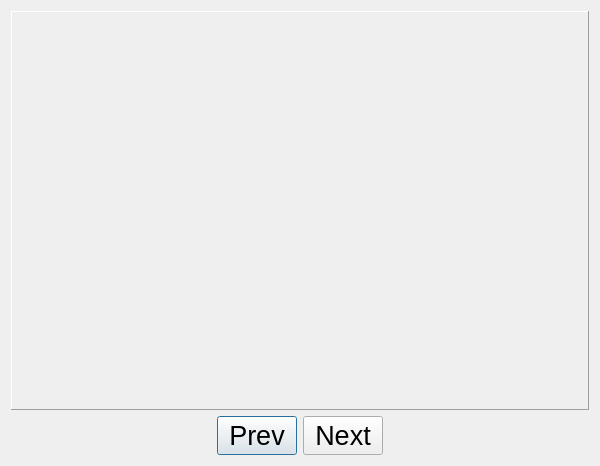
<?xml version="1.0" encoding="UTF-8"?>
<ui version="4.0">
 <class>ImageViewerDlgClass</class>
 <widget class="QDialog" name="ImageViewerDlgClass">
  <property name="geometry">
   <rect>
    <x>0</x>
    <y>0</y>
    <width>600</width>
    <height>466</height>
   </rect>
  </property>
  <property name="windowTitle">
   <string>ImageViewerDlg</string>
  </property>
  <layout class="QVBoxLayout" name="verticalLayout">
   <item>
    <widget class="QFrame" name="frame">
     <property name="sizePolicy">
      <sizepolicy hsizetype="Preferred" vsizetype="Expanding">
       <horstretch>0</horstretch>
       <verstretch>0</verstretch>
      </sizepolicy>
     </property>
     <property name="frameShape">
      <enum>QFrame::Panel</enum>
     </property>
     <property name="frameShadow">
      <enum>QFrame::Raised</enum>
     </property>
    </widget>
   </item>
   <item>
    <layout class="QHBoxLayout" name="horizontalLayout">
     <item>
      <spacer name="horizontalSpacer">
       <property name="orientation">
        <enum>Qt::Horizontal</enum>
       </property>
       <property name="sizeHint" stdset="0">
        <size>
         <width>40</width>
         <height>20</height>
        </size>
       </property>
      </spacer>
     </item>
     <item>
      <widget class="QPushButton" name="pushButtonPrev">
       <property name="font">
        <font>
         <pointsize>20</pointsize>
        </font>
       </property>
       <property name="text">
        <string>Prev</string>
       </property>
      </widget>
     </item>
     <item>
      <widget class="QPushButton" name="pushButtonNext">
       <property name="font">
        <font>
         <pointsize>20</pointsize>
        </font>
       </property>
       <property name="text">
        <string>Next</string>
       </property>
      </widget>
     </item>
     <item>
      <spacer name="horizontalSpacer_2">
       <property name="orientation">
        <enum>Qt::Horizontal</enum>
       </property>
       <property name="sizeHint" stdset="0">
        <size>
         <width>40</width>
         <height>20</height>
        </size>
       </property>
      </spacer>
     </item>
    </layout>
   </item>
  </layout>
 </widget>
 <layoutdefault spacing="6" margin="11"/>
 <resources>
  <include location="ImageViewerDlg.qrc"/>
 </resources>
 <connections/>
 <slots>
  <slot>on_pushButtonPrev_clicked()</slot>
  <slot>on_pushButtonNext_clicked()</slot>
 </slots>
</ui>
